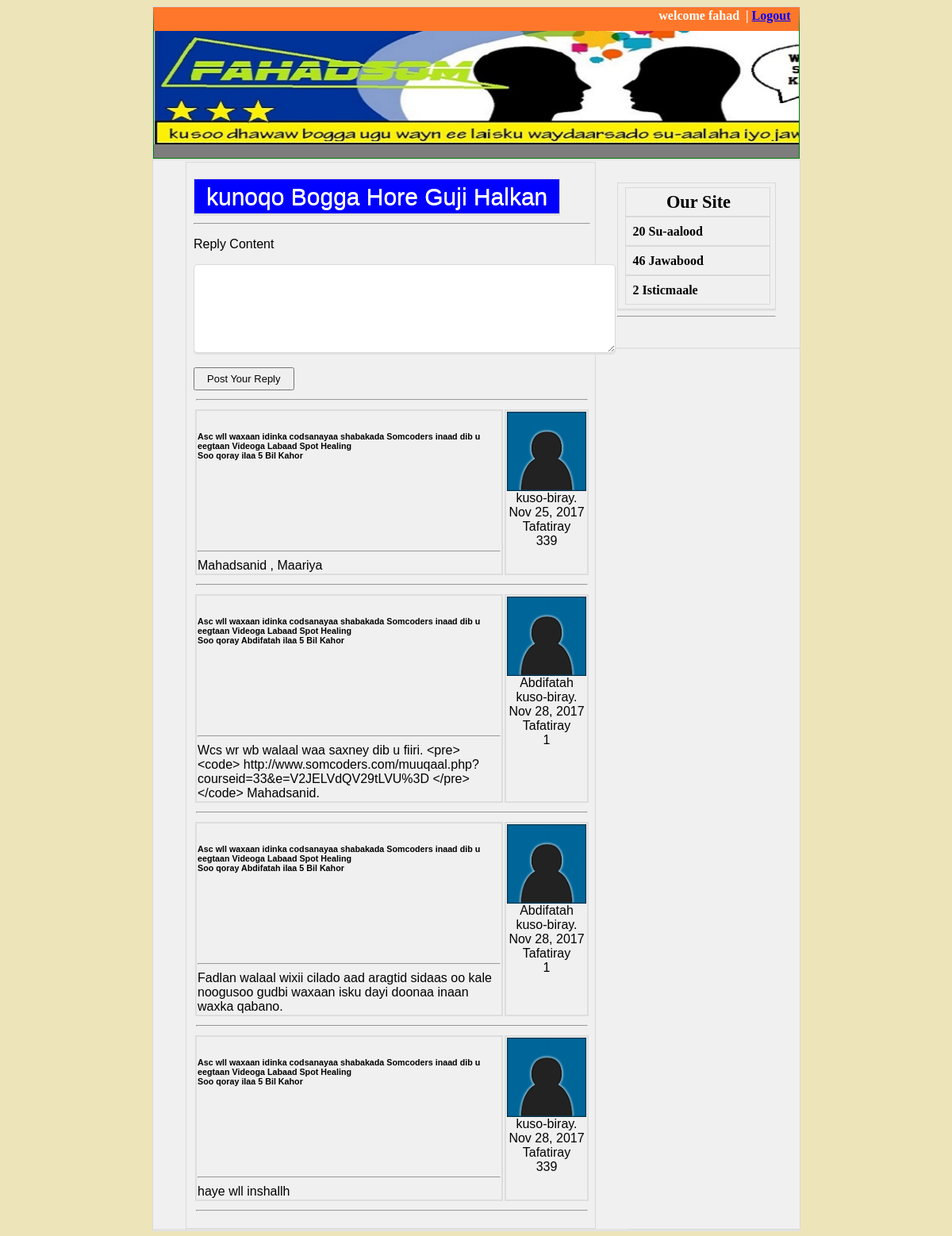
The app's page /view_topic.php?cid=9&tid=19 (signed in) with its own data.
### tables this page shows
CREATE TABLE `posts` (
  `id` int(11) NOT NULL,
  `category_id` int(11) NOT NULL,
  `topic_id` int(11) NOT NULL,
  `post_creator` int(11) NOT NULL,
  `post_content` text NOT NULL,
  `post_date` datetime NOT NULL
);

CREATE TABLE `topics` (
  `id` int(11) NOT NULL,
  `category_id` int(11) NOT NULL,
  `topic_title` varchar(255) NOT NULL,
  `topic_creator` int(11) NOT NULL,
  `topic_last_user` int(11) NOT NULL DEFAULT '0',
  `topic_date` datetime NOT NULL,
  `topic_reply_date` datetime NOT NULL,
  `topic_views` int(11) NOT NULL DEFAULT '0'
);

CREATE TABLE `users` (
  `id` int(11) NOT NULL,
  `username` varchar(20) NOT NULL,
  `password` varchar(20) NOT NULL
);

### classes/develop_php_library.php (called while the page is built)
<?php
class convertToAgo {
    function convert_datetime($str) {
   		list($date, $time) = explode(' ', $str);
    	list($year, $month, $day) = explode('-', $date);
    	list($hour, $minute, $second) = explode(':', $time);
    	$timestamp = mktime($hour, $minute, $second, $month, $day, $year);
    	return $timestamp;
    }
    function makeAgo($timestamp){
   		$difference = time() - $timestamp;
   		$periods = array("ilbidhiqsi", "Daqiiqo", "Saacadood", "Cisho", "Isbuuc", "Bil", "Sanad", "decade");
   		$lengths = array("60","60","24","7","4.35","12","10");
   		for($j = 0; $difference >= $lengths[$j]; $j++)
   			$difference /= $lengths[$j];
   			$difference = round($difference);
   		if($difference != 1) $periods[$j].= "";
   			$text = "$difference $periods[$j] Kahor";
   			return $text;
    }
}
?>

### view_topic.php (the view, shortened to what this page needs)
<?php include_once("classes/develop_php_library.php"); ?>
<!DOCTYPE html PUBLIC "-//W3C//DTD XHTML 1.0 Transitional//EN" "http://www.w3.org/TR/xhtml1/DTD/xhtml1-transitional.dtd">
<html xmlns="http://www.w3.org/1999/xhtml">
<head>
<link rel="stylesheet" type="text/css" href="style.css" />
</head>
<body>
<div class="container">
	<div id="header">
		<div id="hr">
<?php
if (!isset($_SESSION['uid'])) {
	echo "<form action='login_parse.php' method='post'>
	<input type='text' name='username' placeholder='username'/>&nbsp;
	<input type='password' name='password' placeholder='password'/>&nbsp;
	<input type='submit' name='submit' value='Log In'  />
	";
} else {
	echo "welcome ".$_SESSION['username']." &nbsp| <a href='logout_parse.php'>Logout</a>";
}
?>
		</div>
</div>
		<div id="sidebar2">
<?php
echo "<div id='login'>";
$result=mysql_fetch_array(mysql_query('select count(*) as total from topics' ));
$result2=mysql_fetch_array(mysql_query('select count(*) as total from posts' ));
$result3=mysql_fetch_array(mysql_query('select count(*) as total from users' ));
$result = $result['total'];
$result2 = $result2['total'];
$result3 = $result3['total'];
echo "<h2> Our Site </h2>";
echo "<h4>"."$result Su-aalood";
echo "<br />";
echo "<h4>"."$result2  Jawabood";
echo "<br />";
echo "<h4>". "$result3  Isticmaale". "</h4>";
echo "</div>";
?>
<hr />
</div>
<div id="wrapper">
<?php
echo "<div id='dhig'>";
echo "<p> <a href='index.php'>
kunoqo Bogga Hore Guji Halkan</a></p>";
function getusername($uid) {
	$sql = "SELECT username FROM users WHERE id='".$uid."' LIMIT 1";
	$res = mysql_query($sql) or die(mysql_error());
	$row = mysql_fetch_assoc($res);
	return $row['username'];
}
function convertdate($date) {
	$date = strtotime($date);
	return date("M j, Y ", $date);
}
$cid = $_GET['cid'];
$tid = $_GET['tid'];
$sql = "SELECT * FROM topics WHERE category_id='".$cid."' AND id='".$tid."' LIMIT 1";
$res = mysql_query($sql) or die(mysql_error());
if (mysql_num_rows($res) == 1) {
	echo "<table width='100%'>";
	if ($_SESSION['uid']) { echo "<tr><td colspan='2'><input type='hidden' value='' onClick=\"window.location = 'post_reply.php?cid=".$cid."&tid=".$tid."'\" /><hr />"; } else { echo "<tr><td colspan='2'><p>Please log in to add your reply.</p><hr /></td></tr>"; }
	while ($row = mysql_fetch_assoc($res)) {
		$sql2 = "SELECT * FROM  posts WHERE category_id='".$cid."' AND topic_id='".$tid."'";
		$res2 = mysql_query($sql2) or die(mysql_error());
		while ($row2 = mysql_fetch_assoc($res2)) {
				$date = $row2['post_date'];
			$timeAgoObject = new convertToAgo;
		$convertedTime = ($timeAgoObject -> convert_datetime($date));
		$when = ($timeAgoObject -> makeAgo($convertedTime));
			echo "<tr><td valign='top' style='border: 2px solid #ddd;'><h6>
			<div style='min-height: 125px;'>".$row['topic_title']."<br />
			Soo qoray ".getusername($row2['post_creator'])." ilaa ".$when."</h6><hr />
			".$row2['post_content']."</div></td><td width='100' valign='top' align='center'
			style='border: 2px solid #ddd;'><img src='images/user_default.jpg' width='100' height='100'>
			".getusername($row2['post_creator'])."<br />kuso-biray.<br />"
			.convertdate($row2['post_date'])."<br />Tafatiray<br />" .
			($row2['post_creator'])."
			</td></tr><tr><td colspan='2'><hr /></td></tr>";
		}
	}
} else {
	echo "<p>This topic does not exist.</p>";
}
?>
<hr />
<div id="form">
<form action="post_reply_parse.php" method="post">
<p>Reply Content</p>
<textarea name="reply_content" rows="5" cols="60"></textarea>
<br /><br />
<input type="submit" name="reply_submit" value="Post Your Reply" />
</form>
</div>
</body>
</html>

### style.css (style rules this page uses)
body { background-color: #EEE4B9; }
.container { margin: 0 auto; width: 815px; background: #f0f0f0; border: 1px solid #d9d9d9; box-shadow: 0 2px 0 #e2e2e2; }
#header { height: 140px; border: 1px solid green; padding: 10px; font-size: 30px; text-align: center; border-top:30px solid #FF772A; background-image:url(images/header.jpg); background-color: #7d7d7d; background-size: 930px; background-repeat: no-repeat; box-shadow: 0 2px 0 #e2e2e2; }
#hr { margin-top: -38px; font-weight: bold; color: white; font-size: 16px; float: right; }
#wrapper { margin: 4px 5px 0 0 ; width: 600px; box-shadow: 0 2px 0 #e2e2e2; }
#sidebar2 { float: right; width: 200px; padding: 30px; box-shadow: 0 2px 0 #e2e2e2; }
h2 { background:#3399cc; padding:20px 0; font-size:140%; font-weight:300; text-align:center; color:#fff; border: 1px solid green; }
#login { display: block; background-color: #eee; }
h1,h2, h3, h4 { margin: 0 auto; font-weight: bold; padding: 10px 9px; padding-right: 6px; background: #f0f0f0; color: black; border: 1px solid #d9d9d9; }
#login { color: #555759; font-weight: bold; line-height: 15px; padding: 5px 9px; padding-right: 6px; background: #f0f0f0 url(../images/back/blockhead.png) repeat-x; border: 1px solid #d9d9d9; box-shadow: 0 2px 0 #e2e2e2; }
#dhig { margin: 0 auto; display: block; width: 500px; font-family: Arial,Helvetica,sans-serif; font-weight: 400; background: #f0f0f0; line-height: normal; border: 1px solid #d9d9d9; box-shadow: 0 2px 0 #e2e2e2; padding: 10px 9px; padding-right: 6px; }
#form textarea { border-radius: 5px; height: 100px; padding: 5px; color: blue; font-size: 14px; font-weight: bold; border: 1px solid #d9d9d9; box-shadow: 0 2px 0 #e2e2e2; }
#form input[type="submit"] { color: black; text-shadow: 0 1px 0 white; width: auto; font-size: 13px; padding: 5px 15px; cursor: pointer; }
p a { width: 100px; background-color: blue; color: white; text-shadow: 0 1px 0 white; width: auto; font-size: 30px; padding: 5px 15px; cursor: pointer; border: 1px solid #d9d9d9; box-shadow: 0 2px 0 #e2e2e2; text-decoration: none; }
a { color: #0000ff; }

### records on screen
posts: topic.topic_title "Asc wll waxaan idinka codsanayaa shabakada Somcoders inaad dib u eegtaan Videoga Labaad Spot Healing", post_date "5 Bil Kahor", post_content "Mahadsanid , Maariya", post_date "Nov 25, 2017", post_creator "339"
posts: topic.topic_title "Asc wll waxaan idinka codsanayaa shabakada Somcoders inaad dib u eegtaan Videoga Labaad Spot Healing", post_creator.username "Abdifatah", post_date "5 Bil Kahor", post_content "Wcs wr wb walaal waa saxney dib u fiiri. <pre><code> http://www.somcoders.com/muuqaal.php?courseid=33&e=V2JELVdQV29tLVU%3D </pre></code> Mahadsanid.", post_date "Nov 28, 2017", post_creator "1"
posts: topic.topic_title "Asc wll waxaan idinka codsanayaa shabakada Somcoders inaad dib u eegtaan Videoga Labaad Spot Healing", post_creator.username "Abdifatah", post_date "5 Bil Kahor", post_content "Fadlan walaal wixii cilado aad aragtid sidaas oo kale noogusoo gudbi waxaan isku dayi doonaa inaan waxka qabano.", post_date "Nov 28, 2017", post_creator "1"
posts: topic.topic_title "Asc wll waxaan idinka codsanayaa shabakada Somcoders inaad dib u eegtaan Videoga Labaad Spot Healing", post_date "5 Bil Kahor", post_content "haye wll inshallh", post_date "Nov 28, 2017", post_creator "339"

### other values on screen
$_SESSION['username'] "fahad"
$result "20"
$result2 "46"
$result3 "2"
